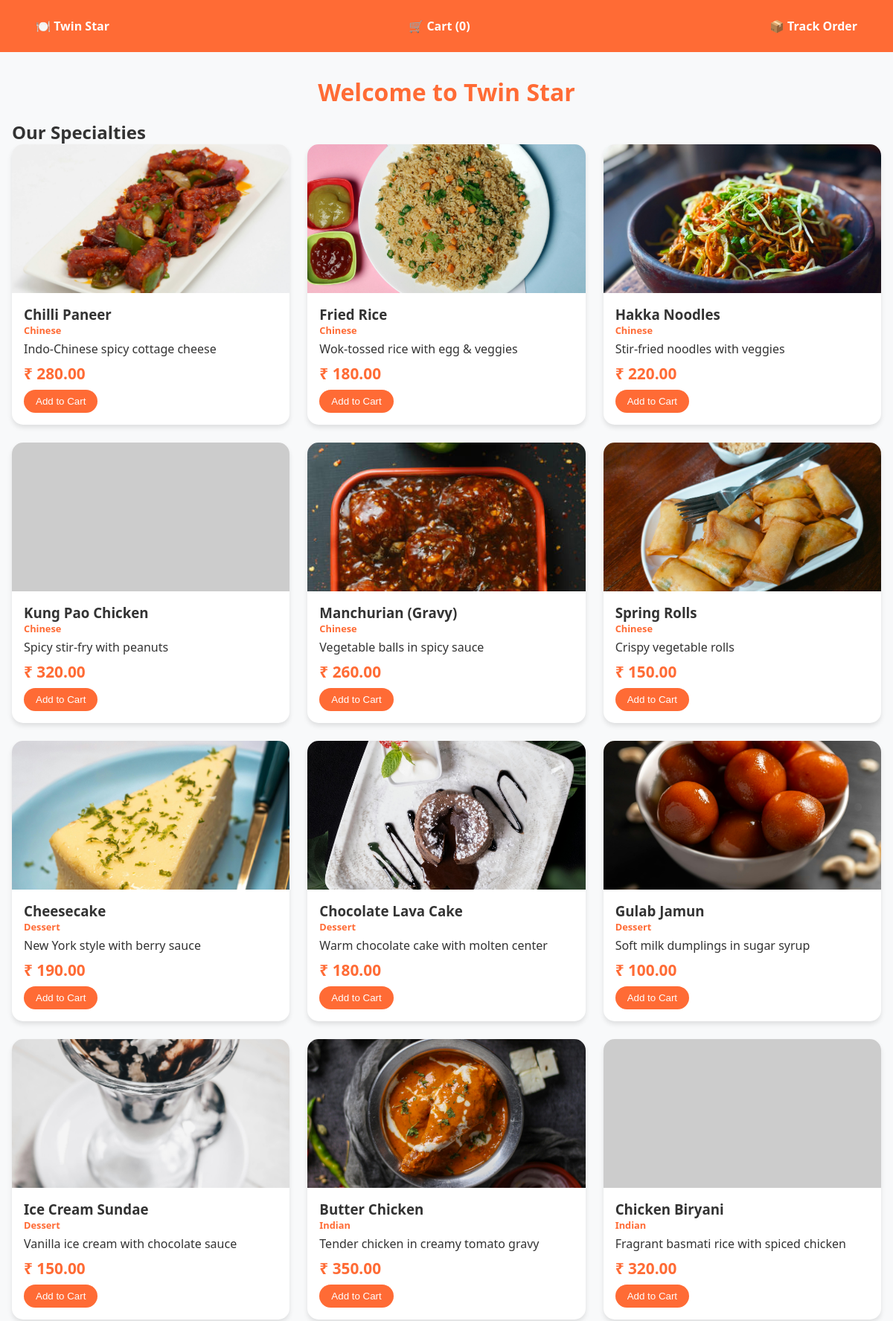
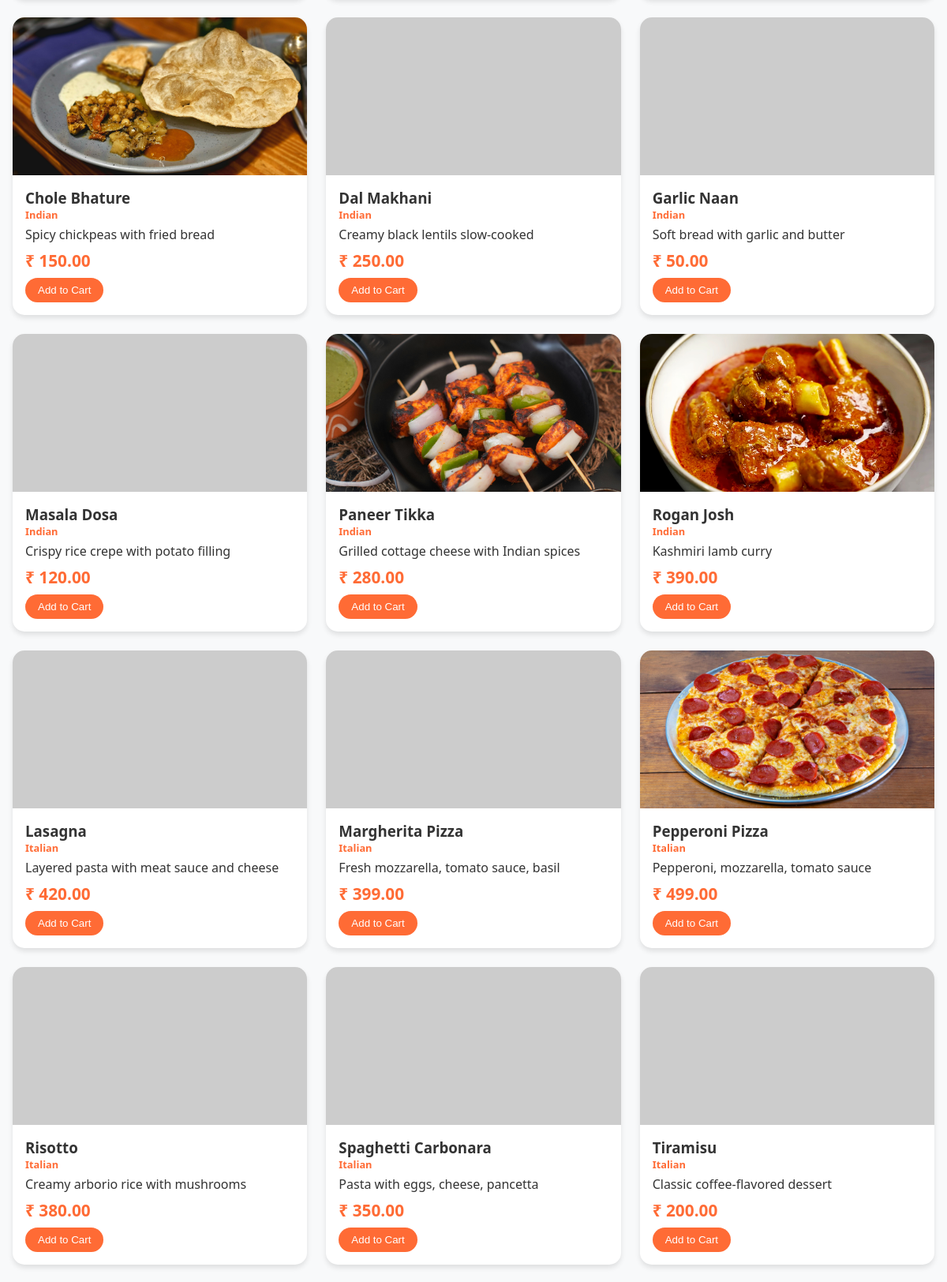
The page / (upper part) on the database its author committed (2 pictures, top to bottom).
### tables this page shows
CREATE TABLE menu (
    menu_id INT AUTO_INCREMENT PRIMARY KEY,
    food_name VARCHAR(100) NOT NULL,
    category VARCHAR(50),
    price DECIMAL(10,2) NOT NULL,
    description TEXT,
    availability_status ENUM('Available', 'Not Available') DEFAULT 'Available'
);

### index.php (the view, shortened to what this page needs)
<?php require_once 'config.php'; ?>
<!DOCTYPE html>
<html lang="en">
<head>
    <link rel="stylesheet" href="style.css">
</head>
<body>
<header>
    <nav>
        <a href="index.php">🍽️ Twin Star</a>
        <a href="cart.php">🛒 Cart (<span id="cart-count">0</span>)</a>
        <a href="track_order.php">📦 Track Order</a>
    </nav>
</header>
<main>
    <h1>Welcome to Twin Star</h1>
    <h2>Our Specialties</h2>
    <div class="menu-grid">
        <?php
        $result = $conn->query("SELECT * FROM menu WHERE availability_status = 'Available' ORDER BY category, food_name");
        while ($item = $result->fetch_assoc()):
            $image_name = strtolower(str_replace(' ', '_', $item['food_name'])) . '.jpg';
            $image_path = "images/" . $image_name;
        ?>
        <div class="menu-item">
            <div class="image-container">
                <img src="<?php echo $image_path; ?>"
                     alt="<?php echo htmlspecialchars($item['food_name']); ?>"
                     onerror="this.src='https://via.placeholder.com/300x200?text=' + encodeURIComponent('<?php echo $item['food_name']; ?>')">
            </div>
            <div class="item-info">
                <h3><?php echo htmlspecialchars($item['food_name']); ?></h3>
                <p class="category"><?php echo $item['category']; ?></p>
                <p><?php echo htmlspecialchars($item['description']); ?></p>
                <div class="price">₹ <?php echo number_format($item['price'], 2); ?></div>
                <button class="btn add-to-cart" data-id="<?php echo $item['menu_id']; ?>">Add to Cart</button>
            </div>
        </div>
        <?php endwhile; ?>
    </div>
</main>
</body>
</html>

### style.css (style rules this page uses)
* { margin:0; padding:0; box-sizing:border-box; }
body { font-family: 'Segoe UI', Tahoma, Geneva, Verdana, sans-serif; background: #f8f9fa; color: #333; }
header { background: #ff6b35; color: white; padding: 1rem 2rem; position: sticky; top:0; z-index:100; }
nav { display: flex; justify-content: space-between; max-width:1200px; margin:0 auto; }
nav a { color: white; text-decoration: none; font-weight: bold; padding:0.5rem 1rem; border-radius:25px; }
main { max-width:1200px; margin:2rem auto; padding:0 1rem; }
h1 { text-align: center; color:#ff6b35; margin-bottom:1rem; }
.menu-grid { display:grid; grid-template-columns:repeat(auto-fill, minmax(280px,1fr)); gap:1.5rem; }
.menu-item { background:white; border-radius:15px; overflow:hidden; box-shadow:0 4px 6px rgba(0,0,0,0.1); transition:transform 0.2s; }
.item-info { padding:1rem; }
.category { color:#ff6b35; font-weight:bold; font-size:0.8rem; }
.price { font-size:1.3rem; font-weight:bold; color:#ff6b35; margin:0.5rem 0; }
.btn, .btn-secondary { background:#ff6b35; color:white; border:none; padding:0.5rem 1rem; border-radius:25px; cursor:pointer; text-decoration:none; display:inline-block; }
.menu-item { background: white; border-radius: 15px; overflow: hidden; box-shadow: 0 4px 6px rgba(0,0,0,0.1); transition: transform 0.2s; }
.image-container { width: 100%; height: 200px; overflow: hidden; }
.image-container img { width: 100%; height: 100%; object-fit: cover; transition: transform 0.3s; }
.category { color: #ff6b35; font-weight: bold; font-size: 0.8rem; margin-bottom: 5px; }

### rows shown on the page
menu: shows a picture, food_name "Chilli Paneer", category "Chinese", description "Indo-Chinese spicy cottage cheese", price "280.00"
menu: shows a picture, food_name "Fried Rice", category "Chinese", description "Wok-tossed rice with egg & veggies", price "180.00"
menu: shows a picture, food_name "Hakka Noodles", category "Chinese", description "Stir-fried noodles with veggies", price "220.00"
menu: food_name "Kung Pao Chicken", category "Chinese", description "Spicy stir-fry with peanuts", price "320.00"
menu: shows a picture, food_name "Manchurian (Gravy)", category "Chinese", description "Vegetable balls in spicy sauce", price "260.00"
menu: shows a picture, food_name "Spring Rolls", category "Chinese", description "Crispy vegetable rolls", price "150.00"
menu: shows a picture, food_name "Cheesecake", category "Dessert", description "New York style with berry sauce", price "190.00"
menu: shows a picture, food_name "Chocolate Lava Cake", category "Dessert", description "Warm chocolate cake with molten center", price "180.00"
menu: shows a picture, food_name "Gulab Jamun", category "Dessert", description "Soft milk dumplings in sugar syrup", price "100.00"
menu: shows a picture, food_name "Ice Cream Sundae", category "Dessert", description "Vanilla ice cream with chocolate sauce", price "150.00"
menu: shows a picture, food_name "Butter Chicken", category "Indian", description "Tender chicken in creamy tomato gravy", price "350.00"
menu: food_name "Chicken Biryani", category "Indian", description "Fragrant basmati rice with spiced chicken", price "320.00"
menu: shows a picture, food_name "Chole Bhature", category "Indian", description "Spicy chickpeas with fried bread", price "150.00"
menu: food_name "Dal Makhani", category "Indian", description "Creamy black lentils slow-cooked", price "250.00"
menu: food_name "Garlic Naan", category "Indian", description "Soft bread with garlic and butter", price "50.00"
menu: food_name "Masala Dosa", category "Indian", description "Crispy rice crepe with potato filling", price "120.00"
menu: shows a picture, food_name "Paneer Tikka", category "Indian", description "Grilled cottage cheese with Indian spices", price "280.00"
menu: shows a picture, food_name "Rogan Josh", category "Indian", description "Kashmiri lamb curry", price "390.00"
menu: food_name "Lasagna", category "Italian", description "Layered pasta with meat sauce and cheese", price "420.00"
menu: food_name "Margherita Pizza", category "Italian", description "Fresh mozzarella, tomato sauce, basil", price "399.00"
menu: shows a picture, food_name "Pepperoni Pizza", category "Italian", description "Pepperoni, mozzarella, tomato sauce", price "499.00"
menu: food_name "Risotto", category "Italian", description "Creamy arborio rice with mushrooms", price "380.00"
menu: food_name "Spaghetti Carbonara", category "Italian", description "Pasta with eggs, cheese, pancetta", price "350.00"
menu: food_name "Tiramisu", category "Italian", description "Classic coffee-flavored dessert", price "200.00"
